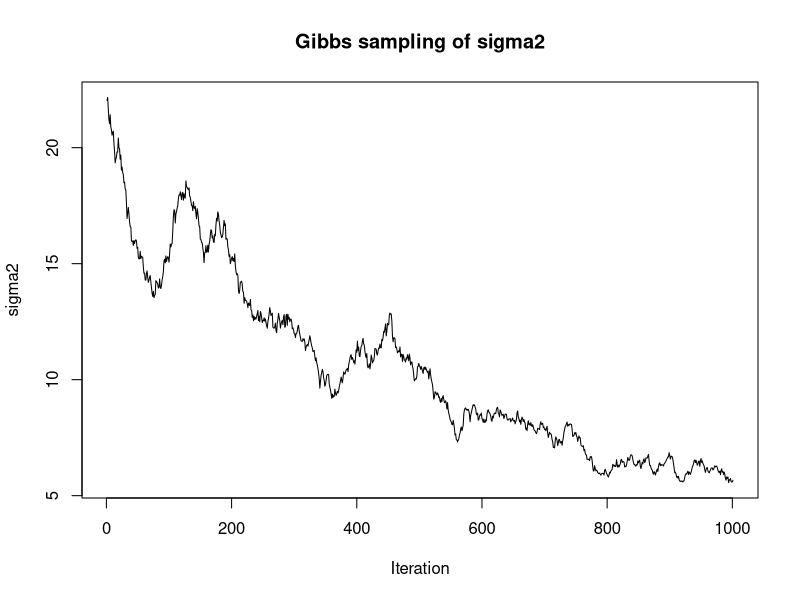
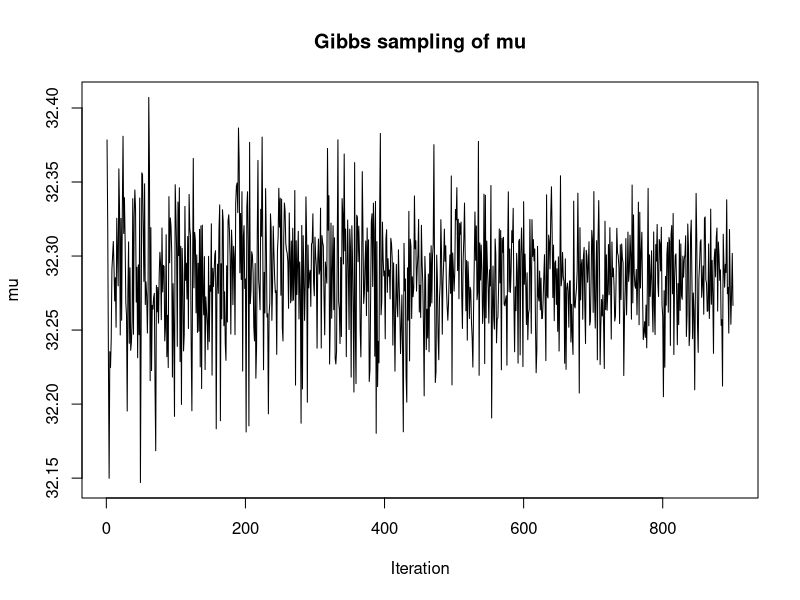
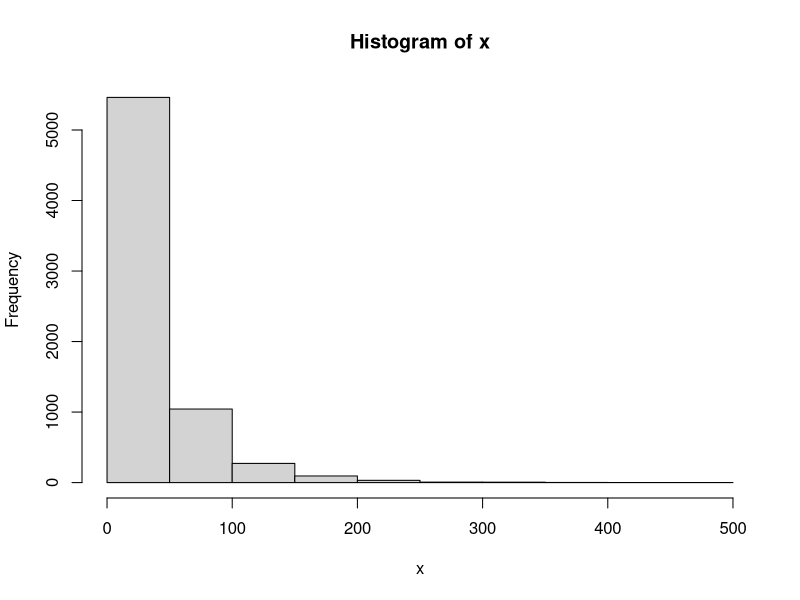
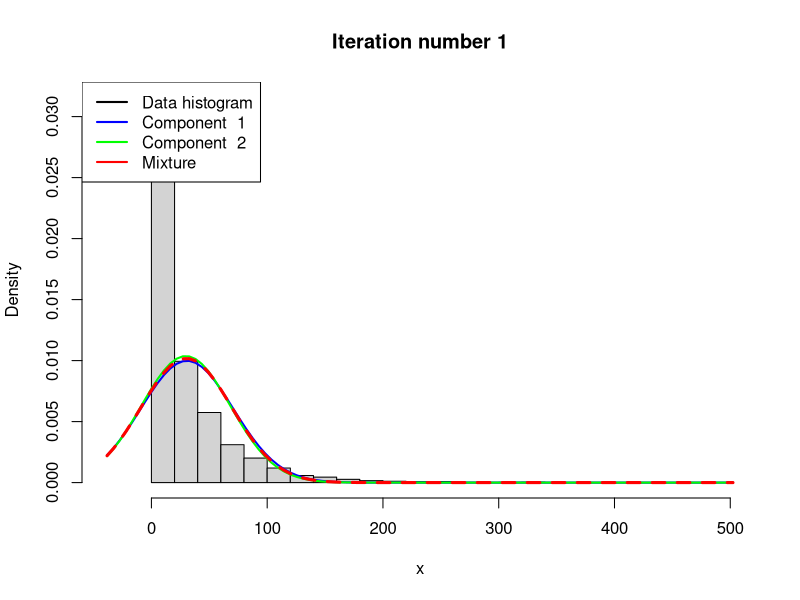
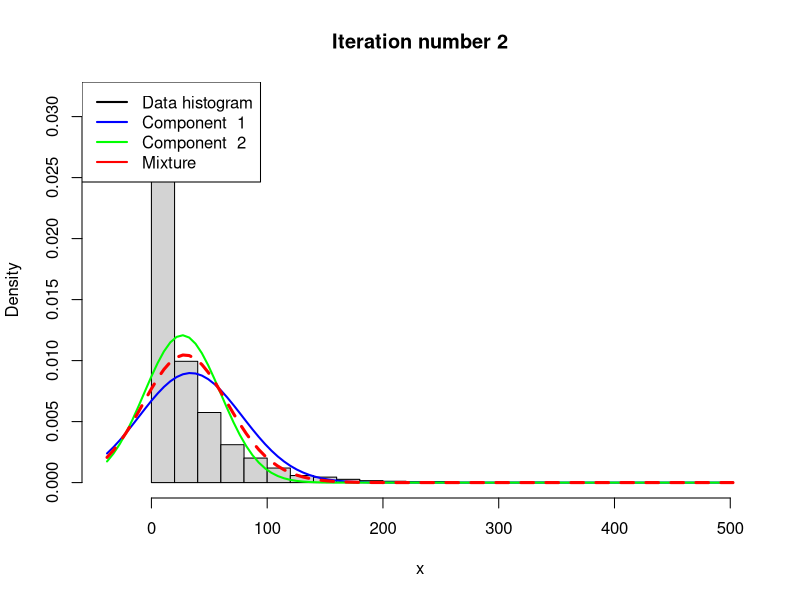
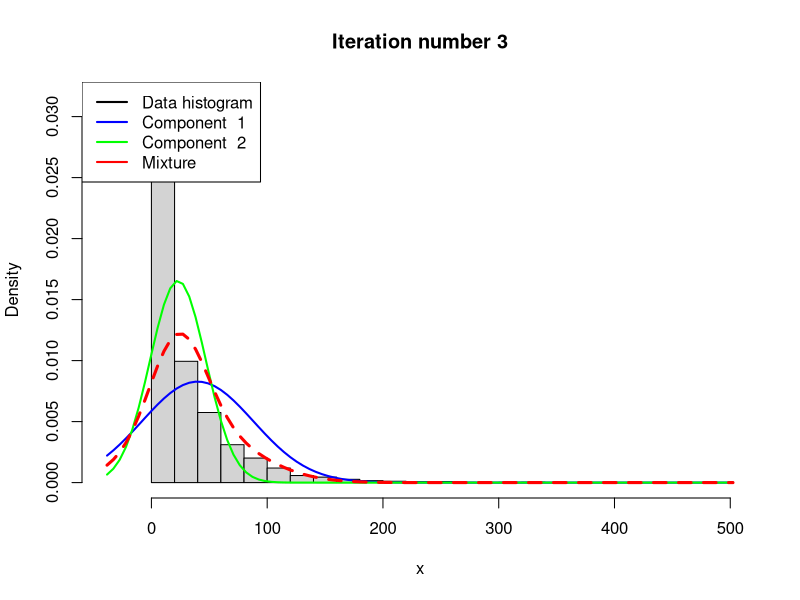
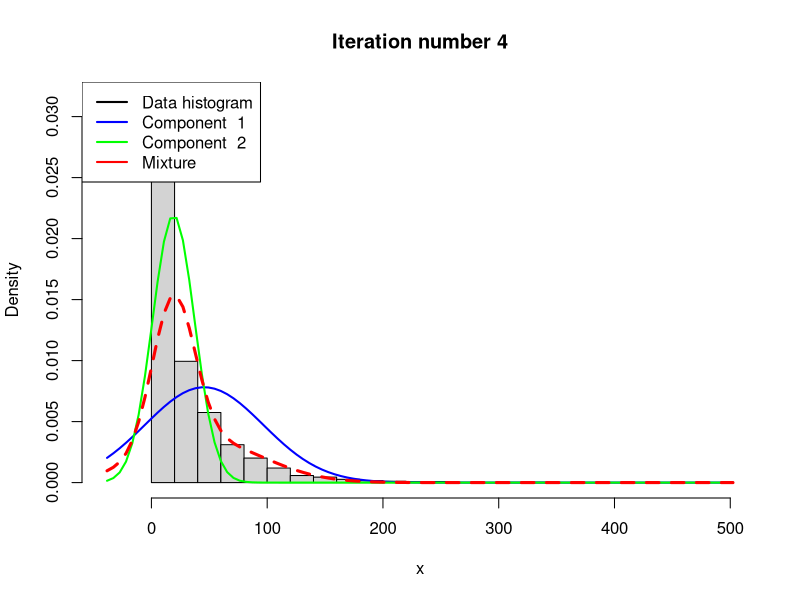
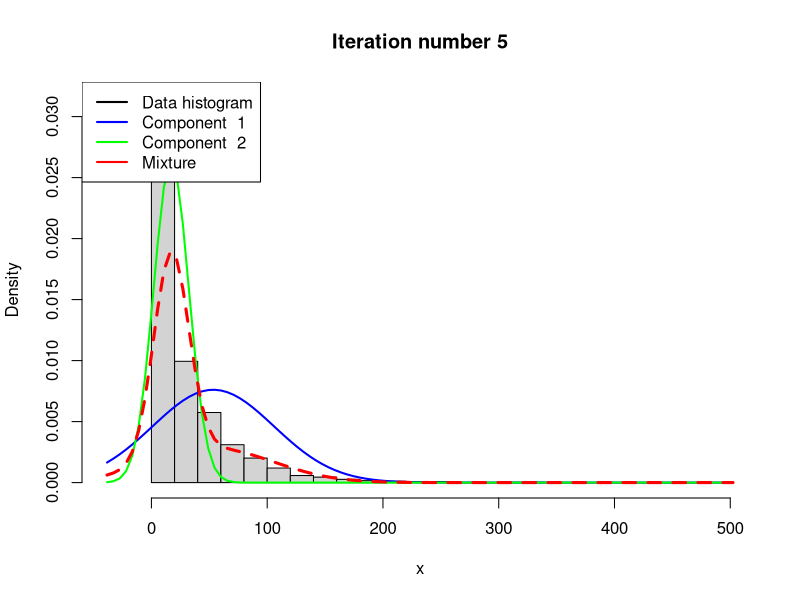

Reproduce these figures in R, in order. (Note: a time limit stopped this script after it produced the figures.)
#Question 1

rain<-read.table("Rainfall.dat",header=FALSE)
data <- rain

#a) Normal model:
mu0<-0
tau20 <-50
nu0 <-5
sigma20 <-20


gibbs_sampler <- function(iter, data, mu0, tau20, nu0, sigma20){
  N <- nrow(data)
  x_bar <- mean(data$V1)
  nun <- nu0+N
  mu <- rnorm(1,mu0, sqrt(tau20))
  sigma2 <- nu0*sigma20/rchisq(1,nu0)
  results <- matrix(ncol=2,nrow=iter+1)
  results[1,1]<-mu
  results[1,2]<-sigma2
  colnames(results)<-c("mu", "sigma2")
  
  for(i in 1:iter){
    w <- (N/results[i,2])/((N/results[i,2])+(1/tau20))
    mun <- w*x_bar+(1-w)*mu0
    tau2n <- 1/((N/results[i,2])+(1/tau20))
    mu <- rnorm(1,mun, sqrt(tau2n))
    sigma2 <- nun*results[i,2]/rchisq(1,nun) 
    results[i+1,]<-c(mu, sigma2)
  }
  results
}
burn_in <- 100
rain_gibbs<-gibbs_sampler(1000,rain, mu0, tau20, nu0, sigma20)
rain_gibbs <- as.data.frame(rain_gibbs)

plot(rain_gibbs$sigma2, type="l", xlab="Iteration", ylab="sigma2", main ="Gibbs sampling of sigma2")
plot(rain_gibbs$mu[burn_in:1000], type="l", xlab="Iteration", ylab="mu", main ="Gibbs sampling of mu")

post_mu <- mean(rain_gibbs$mu[burn_in:1000])
post_sigma2 <- mean(rain_gibbs$sigma2[burn_in:1000])


####### b) Mixture normal model

# Data options

rawData <- rain
x <- as.matrix(rawData)

# Model options
nComp <- 2    # Number of mixture components

# Prior options
alpha <- 10*rep(1,nComp) # Dirichlet(alpha)
muPrior <- rep(0,nComp) # Prior mean of mu
tau2Prior <- rep(10,nComp) # Prior std of mu
sigma2_0 <- rep(var(x),nComp) # s20 (best guess of sigma2)
nu0 <- rep(4,nComp) # degrees of freedom for prior on sigma2

# MCMC options
nIter <- 1000 # Number of Gibbs sampling draws

# Plotting options
plotFit <- TRUE
lineColors <- c("blue", "green", "magenta", 'yellow')
sleepTime <- 0.1 # Adding sleep time between iterations for plotting
################   END USER INPUT ###############

###### Defining a function that simulates from the 
rScaledInvChi2 <- function(n, df, scale){
  return((df*scale)/rchisq(n,df=df))
}

####### Defining a function that simulates from a Dirichlet distribution
rDirichlet <- function(param){
  nCat <- length(param)
  piDraws <- matrix(NA,nCat,1)
  for (j in 1:nCat){
    piDraws[j] <- rgamma(1,param[j],1)
  }
  piDraws = piDraws/sum(piDraws) # Diving every column of piDraws by the sum of the elements in that column.
  return(piDraws)
}

# Simple function that converts between two different representations of the mixture allocation
S2alloc <- function(S){
  n <- dim(S)[1]
  alloc <- rep(0,n)
  for (i in 1:n){
    alloc[i] <- which(S[i,] == 1)
  }
  return(alloc)
}

# Initial value for the MCMC
nObs <- length(x)
S <- t(rmultinom(nObs, size = 1 , prob = rep(1/nComp,nComp))) # nObs-by-nComp matrix with component allocations.
mu <- quantile(x, probs = seq(0,1,length = nComp))
sigma2 <- rep(var(x),nComp)
probObsInComp <- rep(NA, nComp)

# Setting up the plot
xGrid <- seq(min(x)-1*apply(x,2,sd),max(x)+1*apply(x,2,sd),length = 100)
xGridMin <- min(xGrid)
xGridMax <- max(xGrid)
mixDensMean <- rep(0,length(xGrid))
effIterCount <- 0
ylim <- c(0,2*max(hist(x)$density))


for (k in 1:nIter){
  #message(paste('Iteration number:',k))
  alloc <- S2alloc(S) # Just a function that converts between different representations of the group allocations
  nAlloc <- colSums(S)
  print(nAlloc)
  # Update components probabilities
  pi <- rDirichlet(alpha + nAlloc)
  
  # Update mu's
  for (j in 1:nComp){
    precPrior <- 1/tau2Prior[j]
    precData <- nAlloc[j]/sigma2[j]
    precPost <- precPrior + precData
    wPrior <- precPrior/precPost
    muPost <- wPrior*muPrior + (1-wPrior)*mean(x[alloc == j])
    tau2Post <- 1/precPost
    mu[j] <- rnorm(1, mean = muPost, sd = sqrt(tau2Post))
  }
  
  # Update sigma2's
  for (j in 1:nComp){
    sigma2[j] <- rScaledInvChi2(1, df = nu0[j] + nAlloc[j], scale = (nu0[j]*sigma2_0[j] + sum((x[alloc == j] - mu[j])^2))/(nu0[j] + nAlloc[j]))
  }
  
  # Update allocation
  for (i in 1:nObs){
    for (j in 1:nComp){
      probObsInComp[j] <- pi[j]*dnorm(x[i], mean = mu[j], sd = sqrt(sigma2[j]))
    }
    S[i,] <- t(rmultinom(1, size = 1 , prob = probObsInComp/sum(probObsInComp)))
  }
  
  # Printing the fitted density against data histogram
  if (plotFit && (k%%1 ==0)){
    effIterCount <- effIterCount + 1
    hist(x, breaks = 20, freq = FALSE, xlim = c(xGridMin,xGridMax), main = paste("Iteration number",k), ylim = ylim)
    mixDens <- rep(0,length(xGrid))
    components <- c()
    for (j in 1:nComp){
      compDens <- dnorm(xGrid,mu[j],sd = sqrt(sigma2[j]))
      mixDens <- mixDens + pi[j]*compDens
      lines(xGrid, compDens, type = "l", lwd = 2, col = lineColors[j])
      components[j] <- paste("Component ",j)
    }
    mixDensMean <- ((effIterCount-1)*mixDensMean + mixDens)/effIterCount
    
    lines(xGrid, mixDens, type = "l", lty = 2, lwd = 3, col = 'red')
    legend("topleft", box.lty = 1, legend = c("Data histogram",components, 'Mixture'), 
           col = c("black",lineColors[1:nComp], 'red'), lwd = 2)
    Sys.sleep(sleepTime)
  }
  
}

hist(x, breaks = 20, freq = FALSE, xlim = c(xGridMin,xGridMax), main = "Final fitted density")
lines(xGrid, mixDensMean, type = "l", lwd = 2, lty = 4, col = "red")
lines(xGrid, dnorm(xGrid, mean = post_mu, sd = sqrt(post_sigma2)), type = "l", lwd = 2, col = "blue")
legend("topright", box.lty = 1, legend = c("Data histogram","Mixture density","Normal density from a)"), col=c("black","red","blue"), lwd = 2)

#########################    Helper functions    ##############################################
